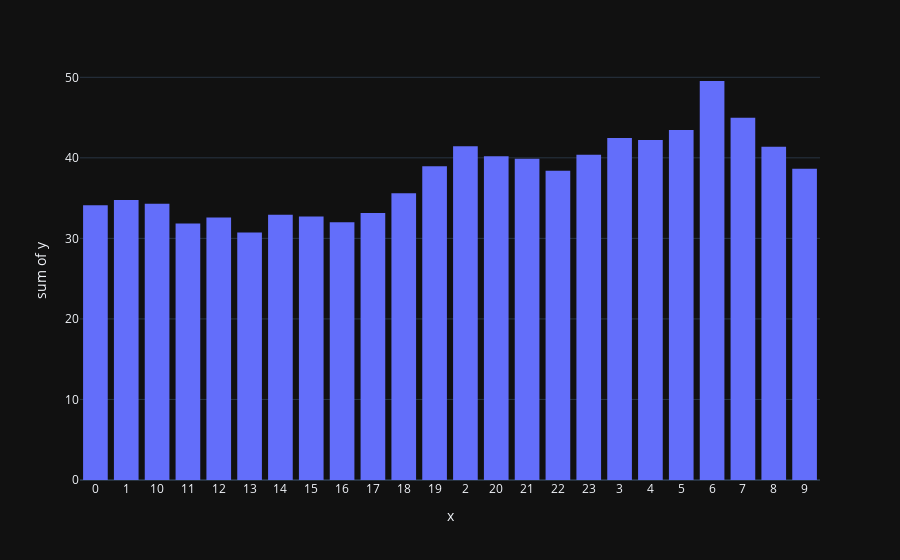

The cell this chart's notebook holds for it:
### Markdown cell above
аналогично

### Code cell
fig = px.histogram(x=target_percent.index,
                   y=target_percent)
fig.show()

### Figure 1 — Plotly figure (JSON) as saved in the notebook; plotly's stock layout.template omitted (floating-point values rounded to 4 significant figures)
{"data": [{"alignmentgroup": "True", "bingroup": "x", "histfunc": "sum", "hovertemplate": "x=%{x}<br>sum of y=%{y}<extra></extra>", "legendgroup": "", "marker": {"color": "#636efa", "pattern": {"shape": ""}}, "name": "", "offsetgroup": "", "orientation": "v", "showlegend": false, "x": ["0", "1", "10", "11", "12", "13", "14", "15", "16", "17", "18", "19", "2", "20", "21", "22", "23", "3", "4", "5", "6", "7", "8", "9"], "xaxis": "x", "y": [34.1, 34.75, 34.3, 31.85, 32.59, 30.73, 32.94, 32.72, 32.01, 33.16, 35.6, 38.95, 41.43, 40.21, 39.88, 38.41, 40.39, 42.46, 42.21, 43.45, 49.54, 44.97, 41.39, 38.65], "yaxis": "y", "type": "histogram"}], "layout": {"xaxis": {"anchor": "y", "domain": [0.0, 1.0], "title": {"text": "x"}}, "yaxis": {"anchor": "x", "domain": [0.0, 1.0], "title": {"text": "sum of y"}}, "legend": {"tracegroupgap": 0}, "margin": {"t": 60}, "barmode": "relative"}}
